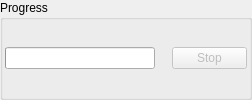
         <widget class="QGroupBox" name="progress_box">
          <property name="sizePolicy">
           <sizepolicy hsizetype="Preferred" vsizetype="Fixed">
            <horstretch>0</horstretch>
            <verstretch>0</verstretch>
           </sizepolicy>
          </property>
          <property name="title">
           <string>Progress</string>
          </property>
          <layout class="QGridLayout" name="progress_box_layout">
           <property name="leftMargin">
            <number>2</number>
           </property>
           <property name="topMargin">
            <number>4</number>
           </property>
           <property name="rightMargin">
            <number>2</number>
           </property>
           <property name="bottomMargin">
            <number>4</number>
           </property>
           <item row="0" column="3">
            <widget class="QPushButton" name="stop_background_process_button">
             <property name="enabled">
              <bool>false</bool>
             </property>
             <property name="sizePolicy">
              <sizepolicy hsizetype="Fixed" vsizetype="Fixed">
               <horstretch>0</horstretch>
               <verstretch>0</verstretch>
              </sizepolicy>
             </property>
             <property name="maximumSize">
              <size>
               <width>75</width>
               <height>16777215</height>
              </size>
             </property>
             <property name="text">
              <string>Stop</string>
             </property>
             <property name="checkable">
              <bool>false</bool>
             </property>
             <property name="flat">
              <bool>false</bool>
             </property>
            </widget>
           </item>
           <item row="0" column="0" colspan="2">
            <widget class="QProgressBar" name="progress_bar">
             <property name="minimumSize">
              <size>
               <width>150</width>
               <height>0</height>
              </size>
             </property>
             <property name="maximumSize">
              <size>
               <width>150</width>
               <height>16777215</height>
              </size>
             </property>
             <property name="value">
              <number>0</number>
             </property>
             <property name="textVisible">
              <bool>false</bool>
             </property>
             <property name="invertedAppearance">
              <bool>false</bool>
             </property>
            </widget>
           </item>
           <item row="0" column="2">
            <widget class="QLabel" name="progress_label">
             <property name="sizePolicy">
              <sizepolicy hsizetype="Expanding" vsizetype="Preferred">
               <horstretch>0</horstretch>
               <verstretch>0</verstretch>
              </sizepolicy>
             </property>
             <property name="font">
              <font>
               <pointsize>7</pointsize>
              </font>
             </property>
             <property name="text">
              <string/>
             </property>
             <property name="alignment">
              <set>Qt::AlignLeading|Qt::AlignLeft|Qt::AlignVCenter</set>
             </property>
             <property name="wordWrap">
              <bool>true</bool>
             </property>
            </widget>
           </item>
          </layout>
         </widget>
